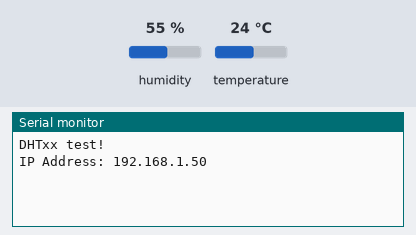
Simulated run of this sketch. Board: ESP8266 (NodeMCU). Parts: the last lines printed to the serial monitor. The inputs (shaded band) are chosen by the test bench; at power-on: humidity 55 %, temperature 24 °C. WiFi joins after 1.5 s; servers stay silent unless stated.

Above: at 2.7 s.
2.8 s: humidity set to 22 %
At 4.2 s:
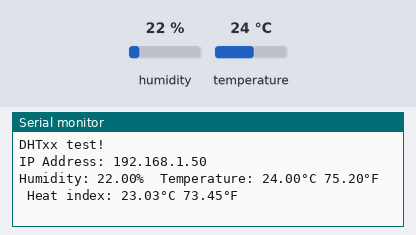
7.0 s: temperature set to 12 °C
At 8.3 s:
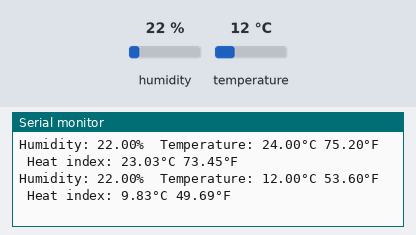
8.5 s: humidity set to 40 %
At 10.3 s:
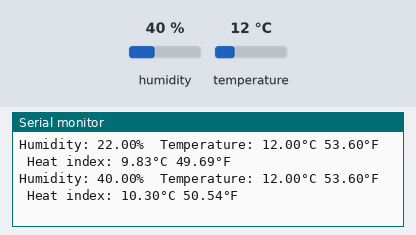
Timing chart, 0 to 11.8 s (numbered marks = the images above; inputs shaded):
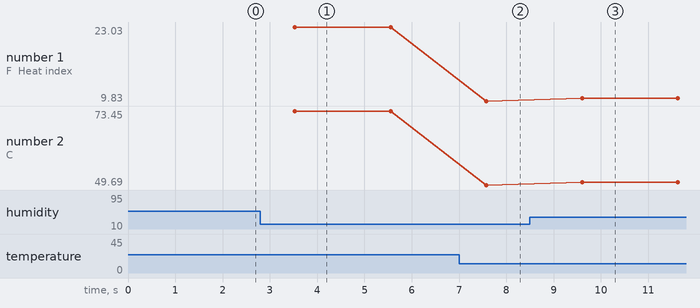

Measured:
- after the input at 2.8 s, the serial monitor: prints a new line after 0.73 s (image 1)
- after the input at 7.0 s, the serial monitor: prints a new line after 0.58 s (image 2)
- after the input at 8.5 s, the serial monitor: prints a new line after 1.1 s (image 3)
- plotted number 1: 23.03 → 9.83 after the input at 7.0 s, 9.83 → 10.3 after the input at 8.5 s
- plotted number 2: 73.45 → 49.69 after the input at 7.0 s, 49.69 → 50.54 after the input at 8.5 s

The sketch:

DHT11_Web_Server.ino
```cpp
#include "DHT.h"
#include <Arduino.h>
#include <ESP8266WiFi.h>
#include <ESPAsyncTCP.h>
#include <ESPAsyncWebServer.h>
#include "index.h"
AsyncWebServer server(80);

const char* ssid = "MIFON";
const char* password = "";

#define DHTPIN 0
#define DHTTYPE DHT11
DHT dht(DHTPIN, DHTTYPE);

void notFound(AsyncWebServerRequest *request) {
  request->send(404, "text/plain", "Not found");
}

void setup() {
  Serial.begin(115200);
  Serial.println(F("DHTxx test!"));
  WiFi.mode(WIFI_STA);
  WiFi.begin(ssid, password);
  if (WiFi.waitForConnectResult() != WL_CONNECTED) {
    Serial.printf("WiFi Failed!\n");
    return;
  }

  Serial.print("IP Address: ");
  Serial.println(WiFi.localIP());

  server.on("/", HTTP_GET, [](AsyncWebServerRequest * request) {
    request->send(200, "text/html", _index);
  });
  server.on("/suhu", HTTP_GET, [](AsyncWebServerRequest * request) {
    request->send(200, "text/plain", String(dht.readTemperature()).c_str());
  });
  server.on("/kelembapan", HTTP_GET, [](AsyncWebServerRequest * request) {
    request->send(200, "text/plain", String(dht.readHumidity()).c_str());
  });
  server.onNotFound(notFound);
  server.begin();
  dht.begin();
}

void loop() {
  delay(2000);
  float h = dht.readHumidity();
  float t = dht.readTemperature();
  float f = dht.readTemperature(true);
  if (isnan(h) || isnan(t) || isnan(f)) {
    Serial.println(F("Failed to read from DHT sensor!"));
    return;
  }
  float hif = dht.computeHeatIndex(f, h);
  float hic = dht.computeHeatIndex(t, h, false);

  Serial.print(F("Humidity: "));
  Serial.print(h);
  Serial.print(F("%  Temperature: "));
  Serial.print(t);
  Serial.print(F("°C "));
  Serial.print(f);
  Serial.print(F("°F  Heat index: "));
  Serial.print(hic);
  Serial.print(F("°C "));
  Serial.print(hif);
  Serial.println(F("°F"));
}
```

index.h
```cpp
const char _index[] PROGMEM = R"rawliteral(
<!DOCTYPE html>
<html lang="en">

<head>
    <meta charset="UTF-8">
    <meta name="viewport" content="width=device-width, initial-scale=1.0">
    <script src="https://ajax.googleapis.com/ajax/libs/jquery/3.7.1/jquery.min.js"></script>
    <script src="https://code.highcharts.com/highcharts.js"></script>
    <title>DHT 11 Stream</title>
</head>

<body>
    <div style="display: flex; justify-content: center;align-items: center;height: 100vh; flex-direction: column;">
        <div style="display: flex; justify-content: center;align-items: center;   width: 700px;">
            <div style="margin: 20px; border: 1px solid black; width: 350px; text-align: center;">
                Suhu <span class="suhu">00</span>
                <script>

                </script>
            </div>
            <div style="margin: 20px; border: 1px solid black; width: 350px; text-align: center;">
                Kelembapan <span class="kelembapan">00 </span>
                <script>


                </script>
            </div>
        </div>


    <div id="chart-temperature" class="container"></div>

    <script>
        var chartT = new Highcharts.Chart({
            chart: { renderTo: 'chart-temperature' },
            title: { text: 'DHT 11 Temperature' },
            series: [{
                showInLegend: false,
                data: []
            }],
            plotOptions: {
                line: {
                    animation: false,
                    dataLabels: { enabled: true }
                },
                series: { color: '#059e8a' }
            },
            xAxis: {
                type: 'datetime',
                dateTimeLabelFormats: { second: '%H:%M:%S' }
            },
            yAxis: {
                title: { text: 'Temperature (Celsius)' }
                //title: { text: 'Temperature (Fahrenheit)' }
            },
            credits: { enabled: false }
        });
        setInterval(function () {
            var xhttp = new XMLHttpRequest();
            xhttp.onreadystatechange = function () {
                if (this.readyState == 4 && this.status == 200) {
                    var x = (new Date()).getTime(),
                        y = parseFloat(this.responseText);
                    //console.log(this.responseText);
                    if (chartT.series[0].data.length > 40) {
                        chartT.series[0].addPoint([x, y], true, true, true);
                    } else {
                        chartT.series[0].addPoint([x, y], true, false, true);
                    }
                }
            };
            xhttp.open("GET", "/suhu", true);
            xhttp.send();
             $.get("suhu", function (data, status) {

                        $(".suhu").text(data);
                    });
  $.get("kelembapan", function (data, status) {
                        $(".kelembapan").text(data);
                    });
        }, 3000);

    </script>
    </div>
</body>

</html>
)rawliteral";
```
